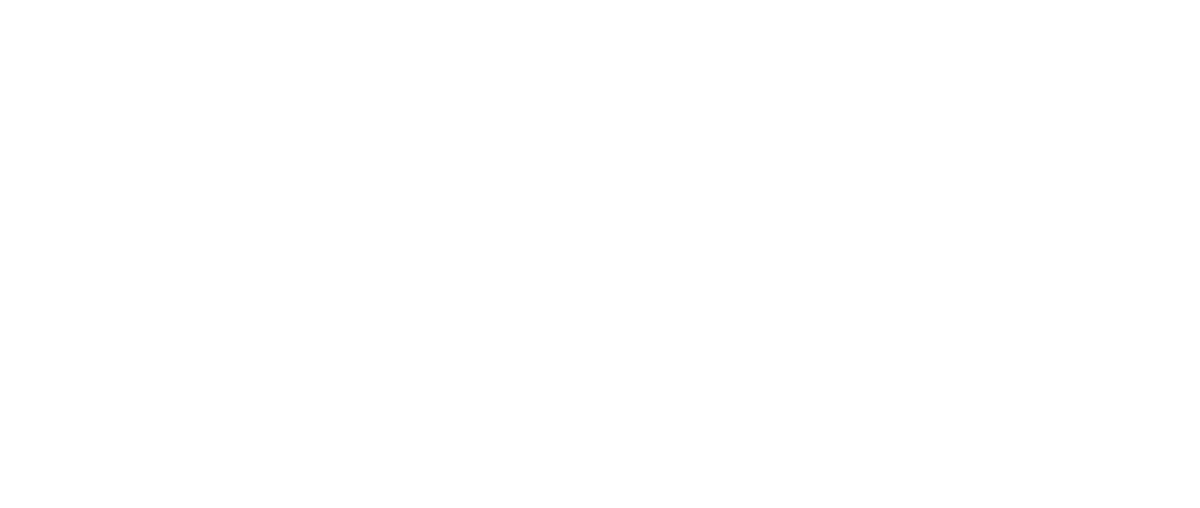
Frame 1 (no input)
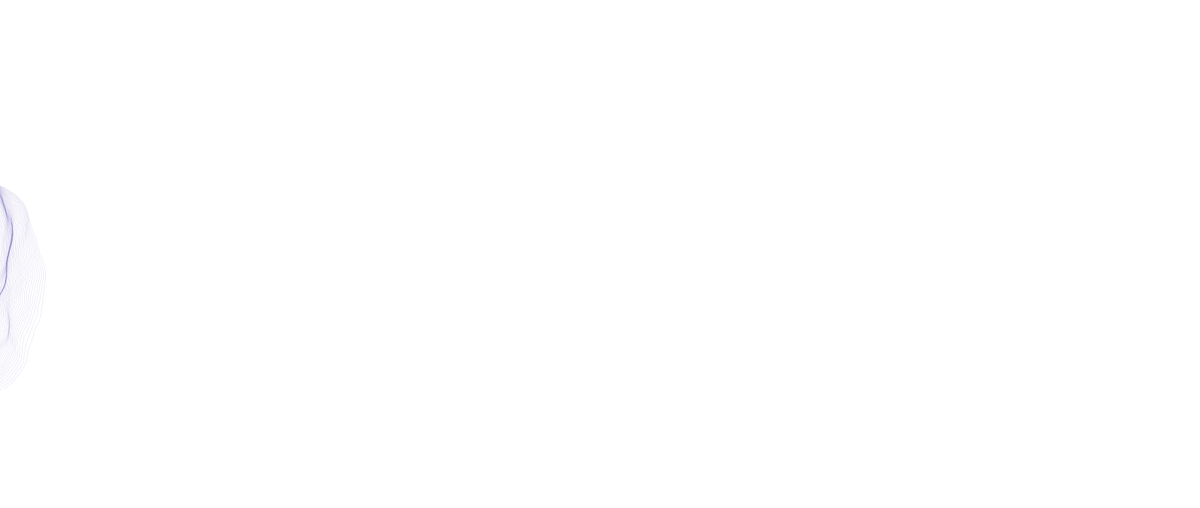
Frame 60 (the mouse pressed at the canvas centre just before this capture)
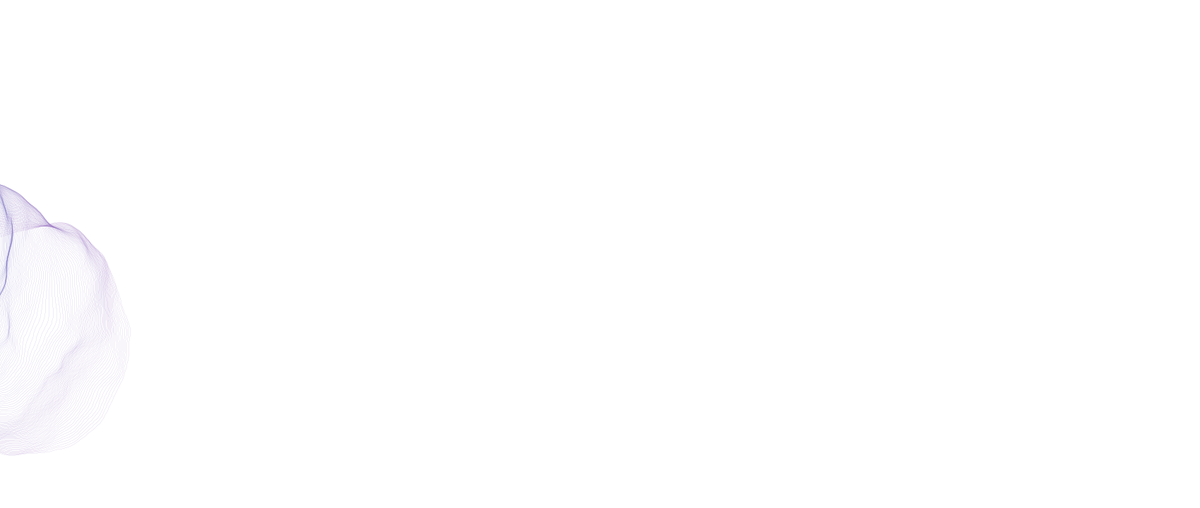
Frame 120 (the mouse held since frame 60 and released just before this capture)

The Processing sketch that drew these frames (run headless with seeded random() and noise(); from frame 60 on, the mouse is pressed at the canvas centre):

// Processing sketch: colouredSmoke_java
// ── colouredSmoke_java.pde
int np = 300;
int startCol;

int wrapCount;
float hPeriod;
float hfMod;
float rxMod;

void setup()
{
  size(1700,720);
  background(255);
  noFill();
  noiseSeed( (int)random(100) );
  startCol = (int)random(255);
  hPeriod = random (height/2);
  hfMod  = random (50);
  rxMod = random(100)/100f;
  colorMode(HSB);
  smooth();
}

void draw()
{
  wrapCount++;
  
  beginShape();
    float sx = 0, sy = 0;
    float cx = wrapCount * 2 - 200 + ( (hfMod * cos(wrapCount / hfMod) ) * rxMod);
    for(int i = 0; i < np; i++) 
    {
      float angle = map(i, 0, np, 0, TWO_PI);
      
      float cy = (height / 2) + (hPeriod * sin(wrapCount / hPeriod));
      float xx = 100f * cos(angle + cx / 10f);
      float yy = 100f * sin(angle + cx / 10f);
      PVector v = new PVector(xx, yy);
      xx = (xx + cx) / 150f; 
      yy = (yy + cy) / 150f;
      v.mult(1f + 1.5f * noise(xx , yy ) * rxMod);
      vertex(cx + v.x, cy + v.y);
      if(i == 0) 
      {
        sx = cx + v.x;
        sy = cy + v.y;
      }
    }
    
    float hue = cx / 10 - startCol;
    if(hue < 0) hue += 255;
    stroke(hue, 100, 190); // minMaxValue(hue, 50,100)
    //fill(hue,70,100,125);
    strokeWeight(0.1);
    vertex(sx, sy);
  endShape();
  
  if(wrapCount>(width + 100))
  {
    wrapCount = 0; 
    noiseSeed( (int)random(100) );
    startCol = (int)random(255);
    hPeriod = random (height/2);
    hfMod  = random (50);
    rxMod = random(100)/100f;
  }
  
}

float minMaxValue ( float input, float min, float max)
{
  if(input < min) return min;
  else if (input > max) return max;
  else
    return input;
  
}
